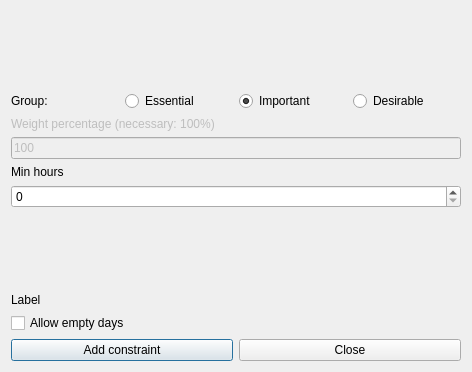
<?xml version="1.0" encoding="UTF-8"?>
<ui version="4.0">
 <class>AddConstraintStudentsMinHoursDailyForm_template</class>
 <widget class="QDialog" name="AddConstraintStudentsMinHoursDailyForm_template">
  <property name="geometry">
   <rect>
    <x>0</x>
    <y>0</y>
    <width>472</width>
    <height>372</height>
   </rect>
  </property>
  <property name="windowTitle">
   <string extracomment="This is the title of the dialog to add a new constraint of this type">Add students min hours daily</string>
  </property>
  <layout class="QVBoxLayout" name="verticalLayout">
   <item>
    <spacer name="verticalSpacer_2">
     <property name="orientation">
      <enum>Qt::Vertical</enum>
     </property>
     <property name="sizeHint" stdset="0">
      <size>
       <width>20</width>
       <height>42</height>
      </size>
     </property>
    </spacer>
   </item>
   <item>
    <layout class="QHBoxLayout" name="horizontalLayout_4">
     <item>
      <widget class="QLabel" name="groupTextLabel">
       <property name="text">
        <string>Group:</string>
       </property>
      </widget>
     </item>
     <item>
      <widget class="QRadioButton" name="essentialRadioButton">
       <property name="text">
        <string>Essential</string>
       </property>
      </widget>
     </item>
     <item>
      <widget class="QRadioButton" name="importantRadioButton">
       <property name="text">
        <string>Important</string>
       </property>
       <property name="checked">
        <bool>true</bool>
       </property>
      </widget>
     </item>
     <item>
      <widget class="QRadioButton" name="desirableRadioButton">
       <property name="text">
        <string>Desirable</string>
       </property>
      </widget>
     </item>
    </layout>
   </item>
   <item>
    <widget class="QLabel" name="weightTextLabel">
     <property name="enabled">
      <bool>false</bool>
     </property>
     <property name="frameShape">
      <enum>QFrame::NoFrame</enum>
     </property>
     <property name="frameShadow">
      <enum>QFrame::Plain</enum>
     </property>
     <property name="text">
      <string>Weight percentage (necessary: 100%)</string>
     </property>
     <property name="wordWrap">
      <bool>false</bool>
     </property>
    </widget>
   </item>
   <item>
    <widget class="QLineEdit" name="weightLineEdit">
     <property name="enabled">
      <bool>false</bool>
     </property>
     <property name="text">
      <string notr="true">100</string>
     </property>
    </widget>
   </item>
   <item>
    <widget class="QLabel" name="minHoursTextLabel">
     <property name="frameShape">
      <enum>QFrame::NoFrame</enum>
     </property>
     <property name="frameShadow">
      <enum>QFrame::Plain</enum>
     </property>
     <property name="text">
      <string>Min hours</string>
     </property>
     <property name="wordWrap">
      <bool>false</bool>
     </property>
    </widget>
   </item>
   <item>
    <widget class="QSpinBox" name="minHoursSpinBox"/>
   </item>
   <item>
    <spacer name="verticalSpacer">
     <property name="orientation">
      <enum>Qt::Vertical</enum>
     </property>
     <property name="sizeHint" stdset="0">
      <size>
       <width>20</width>
       <height>41</height>
      </size>
     </property>
    </spacer>
   </item>
   <item>
    <widget class="QLabel" name="allowLabel">
     <property name="text">
      <string notr="true">Label</string>
     </property>
    </widget>
   </item>
   <item>
    <widget class="QCheckBox" name="allowEmptyDaysCheckBox">
     <property name="text">
      <string>Allow empty days</string>
     </property>
    </widget>
   </item>
   <item>
    <layout class="QHBoxLayout" name="horizontalLayout">
     <item>
      <widget class="QPushButton" name="addConstraintPushButton">
       <property name="text">
        <string>Add constraint</string>
       </property>
      </widget>
     </item>
     <item>
      <widget class="QPushButton" name="closePushButton">
       <property name="text">
        <string>Close</string>
       </property>
      </widget>
     </item>
    </layout>
   </item>
  </layout>
 </widget>
 <layoutdefault spacing="6" margin="11"/>
 <resources/>
 <connections/>
</ui>
